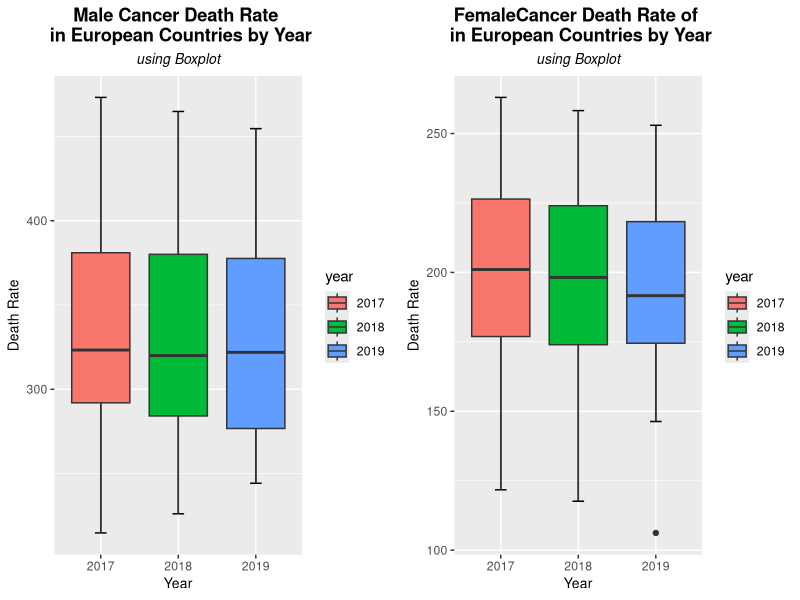
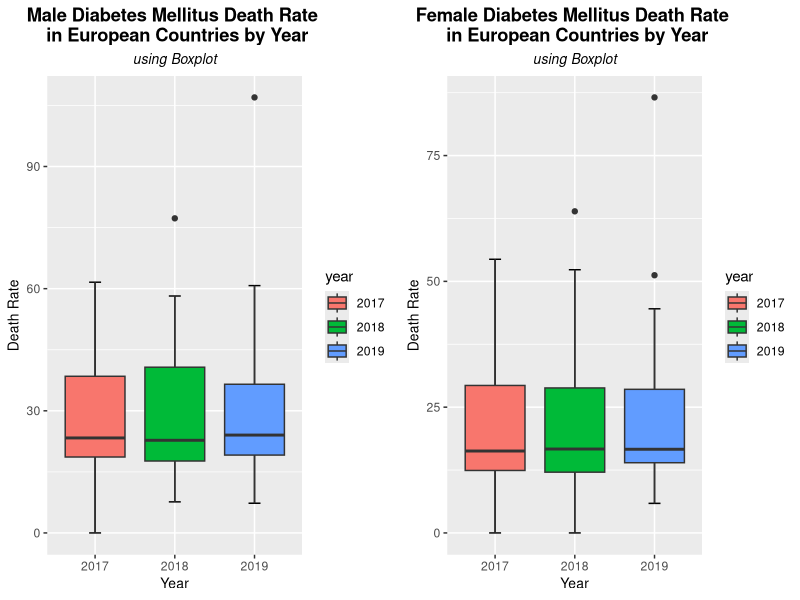
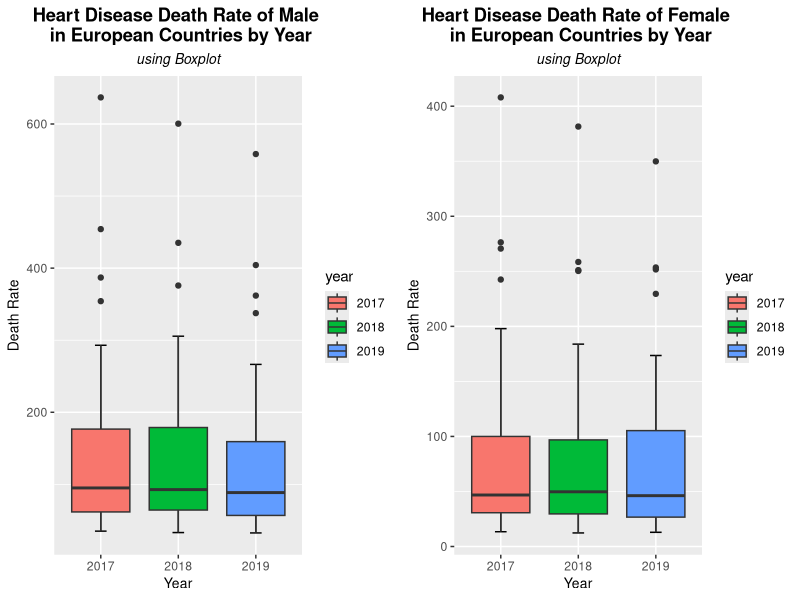
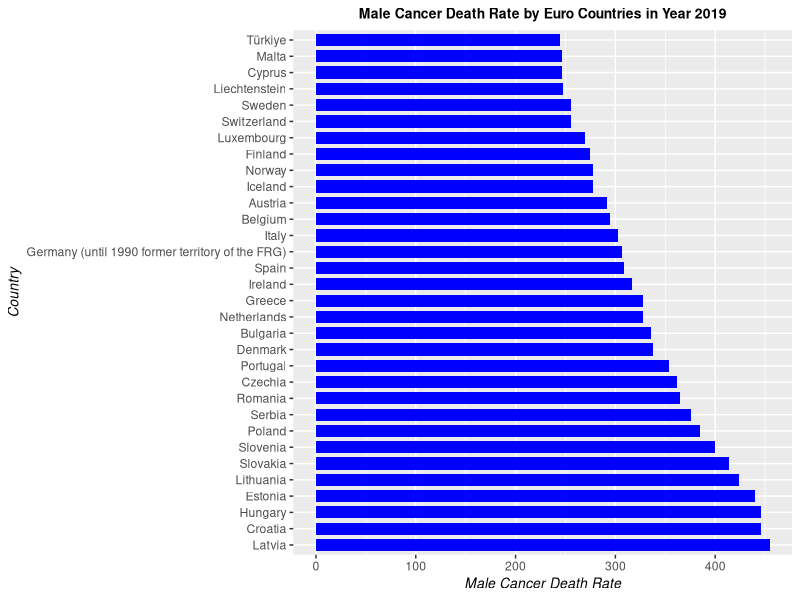
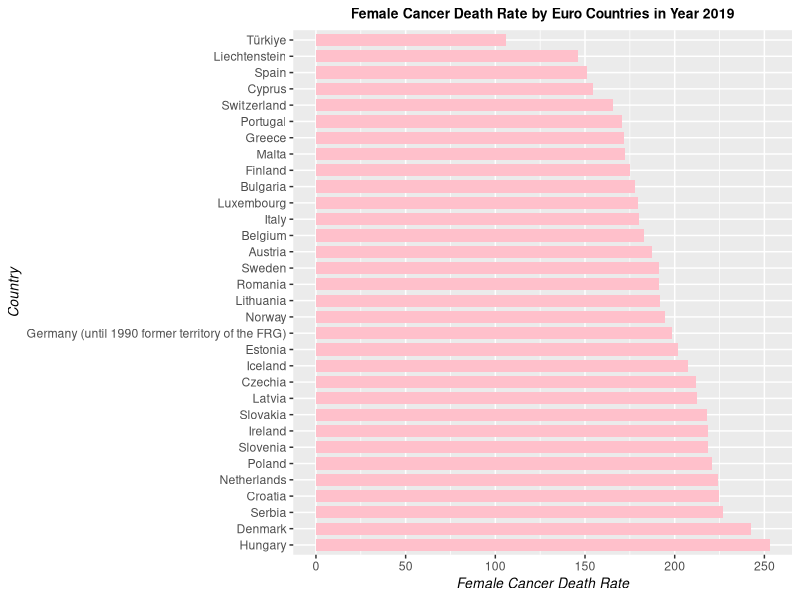
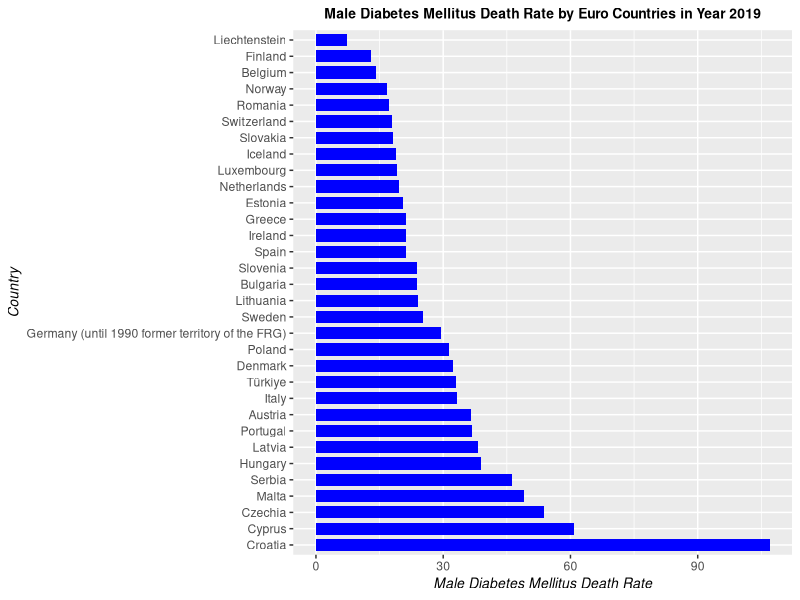
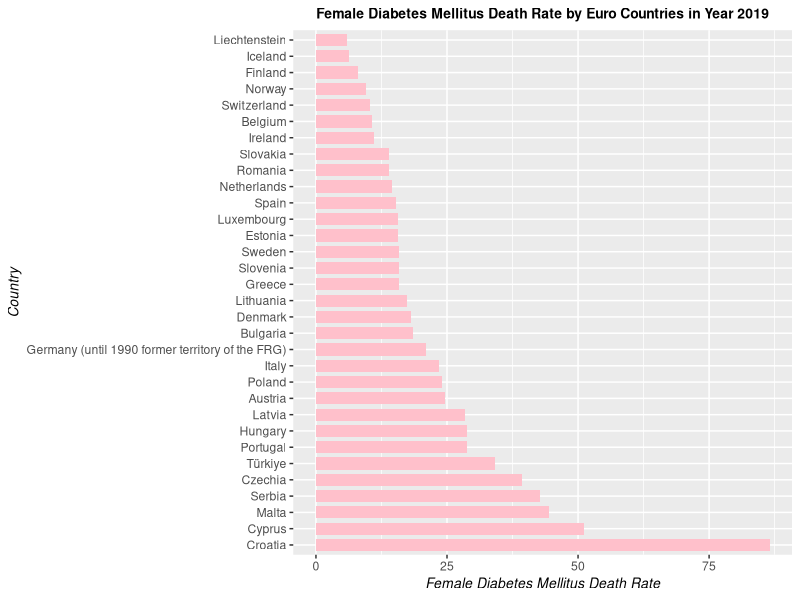
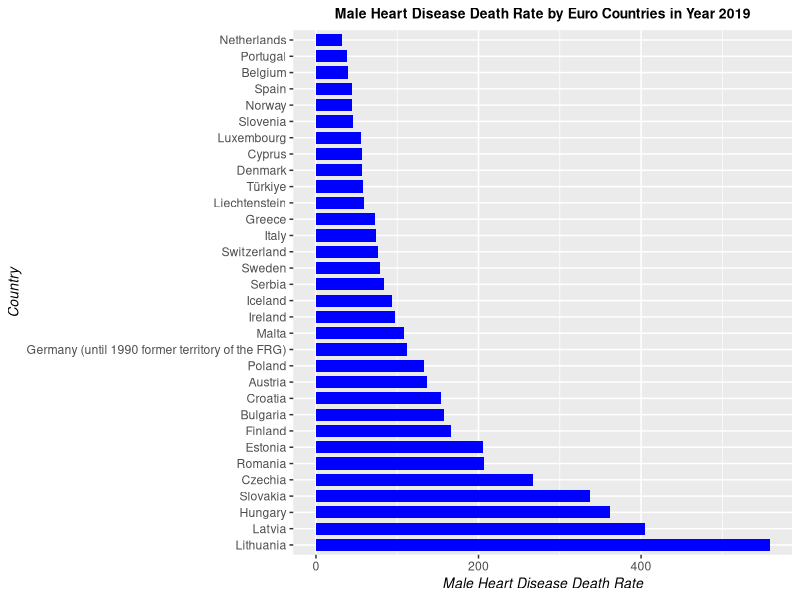

Reproduce these figures in R, in order.
## ---- chunk 1
knitr::opts_knit$set(root.dir = "/Users/clementine/Desktop/Github/R-Projects/EDA - Death Rates of Cancer, Diabetes, Heart Disease in Eurozone")
library(knitr)
opts_chunk$set(echo=TRUE, 
               warning=FALSE, 
               message=FALSE,
               cache = FALSE,
               include = TRUE,
               results = 'show',
               error = TRUE)
## ---- chunk 2
library("tidyverse")
library("dplyr")  
library("tidyr")
library("ggplot2")
library("readxl") #To read xlxs file
library("gridExtra") #To show ggplot side by side
## ---- chunk 3
#Load Cancer Death Rate dataset
df_cancer = read_excel("cancer.xlsx", skip = 9)
#Remove 7 rows in the bottom of this dataset
df_cancer = slice(df_cancer, 1:(n() - 7))
## ---- chunk 4
#Count ":" symbol in the data that we want to remove
sum(df_cancer == ":")    
## ---- chunk 5
#Replace ":" symbol with NA value
df_cancer <- replace(df_cancer, df_cancer==":", NA)
#Remove NA value from this dataset
df_cancer <- df_cancer %>% drop_na()
## ---- chunk 6
#Change the death rate from character to numeric value
i <- c(3, 4)
df_cancer[ , i] <- apply(df_cancer[ , i], 2,            
                         function(x) as.numeric(as.character(x)))
#Rename the column names of this dataset
names(df_cancer) <- c('country','year','cancer_males','cancer_females')
#Then, I print the head, structure, and dimension of the cancer death rate dataset 
head(df_cancer)
str(df_cancer)
dim(df_cancer)
## ---- chunk 7
#Load Diabetes Death Rate dataset
df_diabetes = read_excel("diabetes.xlsx", skip = 9)
#Remove 7 rows in the bottom of this dataset
df_diabetes = slice(df_diabetes, 1:(n() - 7))
## ---- chunk 8
#Count ":" symbol in the data that we want to remove
sum(df_diabetes == ":")    
## ---- chunk 9
#Replace ":" symbol with NA value
df_diabetes <- replace(df_diabetes, df_diabetes==":", NA)
#Remove NA value from this dataset
df_diabetes <- df_diabetes %>% drop_na()
## ---- chunk 10
#Change the death rate from character to numeric value
i <- c(3, 4)
df_diabetes[ , i] <- apply(df_diabetes[ , i], 2,            
                         function(x) as.numeric(as.character(x)))
#Remove NA value from this dataset
df_diabetes <- df_diabetes %>% drop_na()
#Rename the column names of this dataset
names(df_diabetes) <- c('country','year','diabetes_males','diabetes_females')
#Then, I print the head, structure, and dimension of the diabetes death rate dataset 
head(df_diabetes)
str(df_diabetes)
dim(df_diabetes)
## ---- chunk 11
#Load Heart Disease Death Rate dataset
df_heart = read_excel("heart_disease.xlsx", skip = 9)
#Remove 7 rows in the bottom of this dataset
df_heart = slice(df_heart, 1:(n() - 7))
## ---- chunk 12
#Count ":" symbol in the data that we want to remove
sum(df_heart == ":")    
## ---- chunk 13
#Replace ":" symbol with NA value
df_heart <- replace(df_heart, df_heart==":", NA)
#Remove NA value from this dataset
df_heart <- df_heart %>% drop_na()
## ---- chunk 14
#Change the death rate from character to numeric value
i <- c(3, 4)
df_heart[ , i] <- apply(df_heart[ , i], 2,            
                         function(x) as.numeric(as.character(x)))
#Remove NA value from this dataset
df_heart <- df_heart %>% drop_na()
#Rename the column names of this dataset
names(df_heart) <- c('country','year','heart_males','heart_females')
#Then, I print the head, structure, and dimension of the heart disease death rate dataset
head(df_heart)
str(df_heart)
dim(df_heart)
## ---- chunk 15
#First, I combine Cancer and Diabetes Death Rate datasets together
df_cancer_diabetes =  df_cancer %>% right_join(df_diabetes, by=c("country","year"))
#Then, I combine all the data together into one dataset. This dataset will be used throughout the analysis part below
df_all =  df_cancer_diabetes %>% right_join(df_heart, by=c("country","year"))
#Print the head, structure, and dimension of the combined dataset
head(df_all)
str(df_all)
dim(df_all)
## ---- chunk 16
by(df_all, df_all$year, summary)
## ---- chunk 17
#Create boxplot for male cancer death rate by year
cancer_male_plot = ggplot(df_all, aes(x= as.character(year), y = cancer_males, fill = year))+
  stat_boxplot(geom = "errorbar",
               width = 0.15)+
  geom_boxplot()+
  labs(title = "Male Cancer Death Rate \n in European Countries by Year",
       subtitle = "using Boxplot",
       x = "Year",
       y = "Death Rate")+
  theme(plot.title = element_text(face="bold",hjust = 0.5),
        plot.subtitle = element_text(face="italic",hjust = 0.5, size = 10),
        axis.title.x = element_text(size = 10),
        axis.title.y = element_text(size= 10))

#Create boxplot for female cancer death rate by year
cancer_female_plot = ggplot(df_all, aes(x= as.character(year), y = cancer_females, fill = year))+
  stat_boxplot(geom = "errorbar",
               width = 0.15)+
  geom_boxplot()+
  labs(title = "FemaleCancer Death Rate of \n in European Countries by Year",
       subtitle = "using Boxplot",
       x = "Year",
       y = "Death Rate")+
  theme(plot.title = element_text(face="bold",hjust = 0.5),
        plot.subtitle = element_text(face="italic",hjust = 0.5, size = 10),
        axis.title.x = element_text(size = 10),
        axis.title.y = element_text(size= 10))

#Show the male and female cancer death rate plot side by side
grid.arrange(cancer_male_plot, cancer_female_plot, ncol=2)
## ---- chunk 18
#Create boxplot for male diabetes death rate by year
diabetes_male_plot = ggplot(df_diabetes, aes(x= as.character(year), y = diabetes_males, fill = year))+
  stat_boxplot(geom = "errorbar",
               width = 0.15)+
  geom_boxplot()+
  labs(title = "Male Diabetes Mellitus Death Rate \n in European Countries by Year",
       subtitle = "using Boxplot",
       x = "Year",
       y = "Death Rate")+
  theme(plot.title = element_text(face="bold",hjust = 0.5),
        plot.subtitle = element_text(face="italic",hjust = 0.5, size = 10),
        axis.title.x = element_text(size = 10),
        axis.title.y = element_text(size= 10))

#Create boxplot for female diabetes death rate by year
diabetes_female_plot = ggplot(df_diabetes, aes(x= as.character(year), y = diabetes_females, fill = year))+
  stat_boxplot(geom = "errorbar",
               width = 0.15)+
  geom_boxplot()+
  labs(title = "Female Diabetes Mellitus Death Rate \n in European Countries by Year",
       subtitle = "using Boxplot",
       x = "Year",
       y = "Death Rate")+
  theme(plot.title = element_text(face="bold",hjust = 0.5),
        plot.subtitle = element_text(face="italic",hjust = 0.5, size = 10),
        axis.title.x = element_text(size = 10),
        axis.title.y = element_text(size= 10))

#Show the male and female diabetes death rate plot side by side
grid.arrange(diabetes_male_plot, diabetes_female_plot, ncol=2)
## ---- chunk 19
#Create boxplot for male heart disease death rate by year
heart_male_plot = ggplot(df_all, aes(x= as.character(year), y = heart_males, fill = year))+
  stat_boxplot(geom = "errorbar",
               width = 0.15)+
  geom_boxplot()+
  labs(title = "Heart Disease Death Rate of Male \n in European Countries by Year",
       subtitle = "using Boxplot",
       x = "Year",
       y = "Death Rate")+
  theme(plot.title = element_text(face="bold",hjust = 0.5),
        plot.subtitle = element_text(face="italic",hjust = 0.5, size = 10),
        axis.title.x = element_text(size = 10),
        axis.title.y = element_text(size= 10))

#Create boxplot for female heart disease death rate by year
heart_female_plot = ggplot(df_all, aes(x= as.character(year), y = heart_females, fill = year))+
  stat_boxplot(geom = "errorbar",
               width = 0.15)+
  geom_boxplot()+
  labs(title = "Heart Disease Death Rate of Female \n in European Countries by Year",
       subtitle = "using Boxplot",
       x = "Year",
       y = "Death Rate")+
  theme(plot.title = element_text(face="bold",hjust = 0.5),
        plot.subtitle = element_text(face="italic",hjust = 0.5, size = 10),
        axis.title.x = element_text(size = 10),
        axis.title.y = element_text(size= 10))

#Show the male and female heart disease death rate plot side by side
grid.arrange(heart_male_plot, heart_female_plot, ncol=2)
## ---- chunk 20
#First of all, I create dataset that contains only year 2019
df_2019 <- subset(df_all,year == "2019")
#I create a ascending barplot for cancer death rate male and female in 2019 with below code.
#Male cancer death rate barplot in 2019:
ggplot(data = df_2019, aes(x = reorder(country, -cancer_males), 
                           y = cancer_males, fill = country)) +
  geom_bar(stat = "identity", width = 0.75,fill= "blue")+
  coord_flip() +
  labs(x = "Country", 
       y = "Male Cancer Death Rate", 
       title = "Male Cancer Death Rate by Euro Countries in Year 2019") +
  theme(plot.title = element_text(face="bold",hjust = 0.5, size= 10), 
        axis.title.x = element_text(face="italic", size = 10),
        axis.title.y = element_text(face="italic", size = 10))

#Female cancer death rate barplot in 2019:
ggplot(data = df_2019, aes(x = reorder(country, -cancer_females), 
                           y = cancer_females, fill = country)) +
  geom_bar(stat = "identity", width = 0.75,fill= "pink")+
  coord_flip() +
  labs(x = "Country", 
       y = "Female Cancer Death Rate", 
       title = "Female Cancer Death Rate by Euro Countries in Year 2019") +
  theme(plot.title = element_text(face="bold",hjust = 0.5, size= 10), 
        axis.title.x = element_text(face="italic", size = 10),
        axis.title.y = element_text(face="italic", size = 10))
## ---- chunk 21
#I create a ascending barplot for diabetes death rate male and female in 2019 with below code.
#Male diabetes death rate barplot in 2019:
ggplot(data = df_2019, aes(x = reorder(country, -diabetes_males), 
                           y = diabetes_males, fill = country)) +
  geom_bar(stat = "identity", width = 0.75,fill= "blue")+
  coord_flip() +
  labs(x = "Country", 
       y = "Male Diabetes Mellitus Death Rate", 
       title = "Male Diabetes Mellitus Death Rate by Euro Countries in Year 2019") +
  theme(plot.title = element_text(face="bold",hjust = 0.5, size= 10), 
        axis.title.x = element_text(face="italic", size = 10),
        axis.title.y = element_text(face="italic", size = 10))

#Female diabetes death rate barplot in 2019:
ggplot(data = df_2019, aes(x = reorder(country, -diabetes_females), 
                           y = diabetes_females, fill = country)) +
  geom_bar(stat = "identity", width = 0.75,fill= "pink")+
  coord_flip() +
  labs(x = "Country", 
       y = "Female Diabetes Mellitus Death Rate", 
       title = "Female Diabetes Mellitus Death Rate by Euro Countries in Year 2019") +
  theme(plot.title = element_text(face="bold",hjust = 0.5, size= 10), 
        axis.title.x = element_text(face="italic", size = 10),
        axis.title.y = element_text(face="italic", size = 10))
## ---- chunk 22
#I create a ascending barplot for heart disease death rate male and female in 2019 with below code.
#Male heart disease death rate barplot in 2019:
ggplot(data = df_2019, aes(x = reorder(country, -heart_males), 
                           y = heart_males, fill = country)) +
  geom_bar(stat = "identity", width = 0.75,fill= "blue")+
  coord_flip() +
  labs(x = "Country", 
       y = "Male Heart Disease Death Rate", 
       title = "Male Heart Disease Death Rate by Euro Countries in Year 2019") +
  theme(plot.title = element_text(face="bold",hjust = 0.5, size= 10), 
        axis.title.x = element_text(face="italic", size = 10),
        axis.title.y = element_text(face="italic", size = 10))

#Female heart disease death rate barplot in 2019:
ggplot(data = df_2019, aes(x = reorder(country, -heart_females), 
                           y = heart_females, fill = country)) +
  geom_bar(stat = "identity", width = 0.75,fill= "pink")+
  coord_flip() +
  labs(x = "Country", 
       y = "Female Heart Disease Death Rate", 
       title = "Female Heart Disease Death Rate by Euro Countries in Year 2019") +
  theme(plot.title = element_text(face="bold",hjust = 0.5, size= 10), 
        axis.title.x = element_text(face="italic", size = 10),
        axis.title.y = element_text(face="italic", size = 10))
## ---- chunk 23
#Create dataset for numerical variables only
df_numerical <- df_all %>%
  select(-country, -year)
#Standardized the numerical variables
df_numerical<- as.data.frame(scale(df_numerical))
## ---- chunk 24
#Show the correlation of the numerical variables in the dataset using Pearson Method
round(cor(df_numerical),
  digits = 2 # rounded to 2 decimals
)
## ---- chunk 25
mod <- lm(cancer_males ~ ., data = df_numerical)
summary(mod)
## ---- chunk 26
#Download and install the tidyverse package 
#install.packages("tidyr")
#Load the package
#library(tidyr) -> This has been done in the load package part
#Running the following code will give the description of the tidyr package functions that I use below
?gather
?separate
?unite
?spread
## ---- chunk 27
#Using gather() function on df_cancer dataset
df_cancer_gather <- df_cancer %>% 
  gather(Gender, Rate, cancer_males:cancer_females)
  
#Print the head and tail of the data in a long format
head(df_cancer_gather)
tail(df_cancer_gather) 
## ---- chunk 28
#Use separate() function to make data wider
df_cancer_separate <- df_cancer_gather %>% 
            separate(Gender, c("Disease", 
                              "Gender"))

#Print the head and tail of the data
head(df_cancer_separate)
tail(df_cancer_separate)
## ---- chunk 29
#Use unite() function to glue Disease and Gender columns
df_cancer_unite <- df_cancer_separate %>%
            unite(Gender, Disease, 
                  Gender, sep = "_")

#Print the head of the data
head(df_cancer_unite)
## ---- chunk 30
# use spread() function to make data wider
df_cancer_spread <- df_cancer_unite %>% 
            spread(Gender, Rate)

#Print the head of the data
head(df_cancer_spread)
